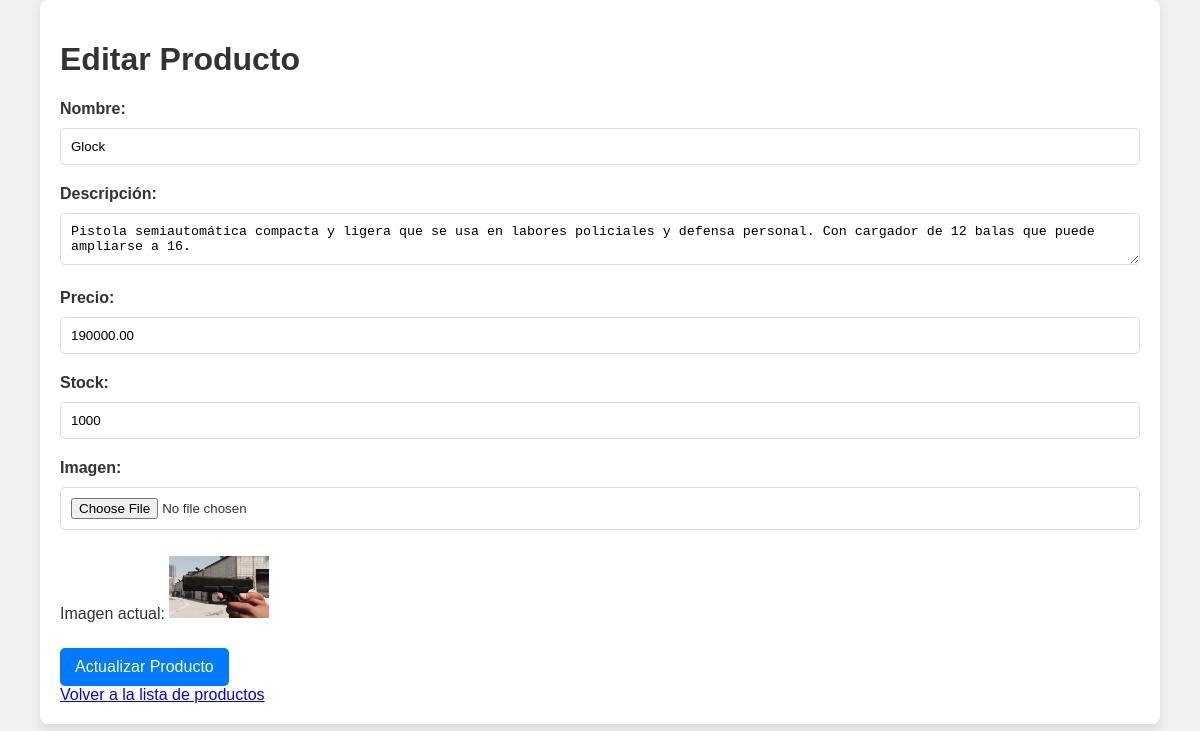
/Admin/editar_detalle_producto.php?id=4 (signed in), run on the app's committed database.
### tables this page shows
CREATE TABLE `productos` (
  `id` int(11) NOT NULL,
  `nombre` varchar(100) NOT NULL,
  `descripcion` text DEFAULT NULL,
  `precio` decimal(10,2) NOT NULL,
  `imagen` varchar(255) DEFAULT NULL,
  `stock` int(11) NOT NULL DEFAULT 0,
  `fecha_creacion` timestamp NOT NULL DEFAULT current_timestamp()
);

### Admin/editar_detalle_producto.php (the view, shortened to what this page needs)
<?php
include '../conexion.php';
include_once "../Admin/encabezado.php";
$producto_id = $_GET['id'];
$sql = "SELECT * FROM productos WHERE id = ?";
$stmt = $conn->prepare($sql);
$stmt->bind_param("i", $producto_id);
$stmt->execute();
$result = $stmt->get_result();
$producto = $result->fetch_assoc();
?>
<!DOCTYPE html>
<html lang="es">
<head>
    <link rel="stylesheet" href="../Estilos/estilo_general.css">
</head>
<body>
    <div class="container">
        <h1>Editar Producto</h1>
        <form action="actualizar_producto.php" method="POST" enctype="multipart/form-data">
            <div>
                <label for="nombre">Nombre:</label>
                <input type="text" id="nombre" name="nombre" value="<?php echo htmlspecialchars($producto['nombre']); ?>" required>
            </div>
            <div>
                <label for="descripcion">Descripción:</label>
                <textarea id="descripcion" name="descripcion" required><?php echo htmlspecialchars($producto['descripcion']); ?></textarea>
            </div>
            <div>
                <label for="precio">Precio:</label>
                <input type="number" id="precio" name="precio" value="<?php echo htmlspecialchars($producto['precio']); ?>" required step="0.01">
            </div>
            <div>
                <label for="stock">Stock:</label>
                <input type="number" id="stock" name="stock" value="<?php echo htmlspecialchars($producto['stock']); ?>" required>
            </div>
            <div>
                <label for="imagen">Imagen:</label>
                <input type="file" id="imagen" name="imagen">
                <p>Imagen actual: <img src="<?php echo htmlspecialchars($producto['imagen']); ?>" alt="Imagen del producto" style="max-width: 100px;"></p>
            </div>
            <button type="submit">Actualizar Producto</button>
        </form>
        <a href="editar_producto.php">Volver a la lista de productos</a>
    </div>
</body>
</html>

### Estilos/estilo_general.css (style rules this page uses)
body { font-family: Arial, sans-serif; background-color: #f0f0f0; margin: 0; padding: 0; color: #333; }
.container { width: 90%; max-width: 1200px; margin: auto; background: #ffffff; padding: 20px; box-shadow: 0px 4px 10px rgba(0, 0, 0, 0.1); border-radius: 8px; }
button { background-color: #007BFF; color: white; border: none; padding: 10px 15px; border-radius: 5px; cursor: pointer; font-size: 1em; transition: 0.3s; }
form label { font-weight: bold; margin-top: 10px; display: block; }
form input, form select, form textarea { width: 100%; padding: 10px; margin: 10px 0; border: 1px solid #dddddd; border-radius: 5px; box-sizing: border-box; }
form button { width: auto; margin-top: 10px; }

### data on the page
productos: nombre "Glock", descripcion "Pistola semiautomática compacta y ligera que se usa en labores policiales y defensa personal. Con cargador de 12 balas que puede ampliarse a 16.", precio "190000.00", stock "1000", imagen (picture)
